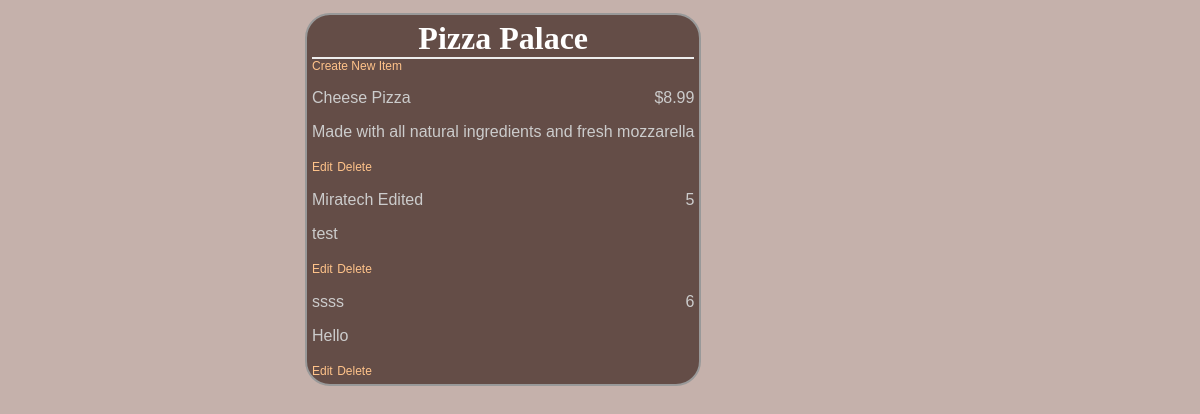
/restaurant/6/menu, run on an earlier commit of the app's database.
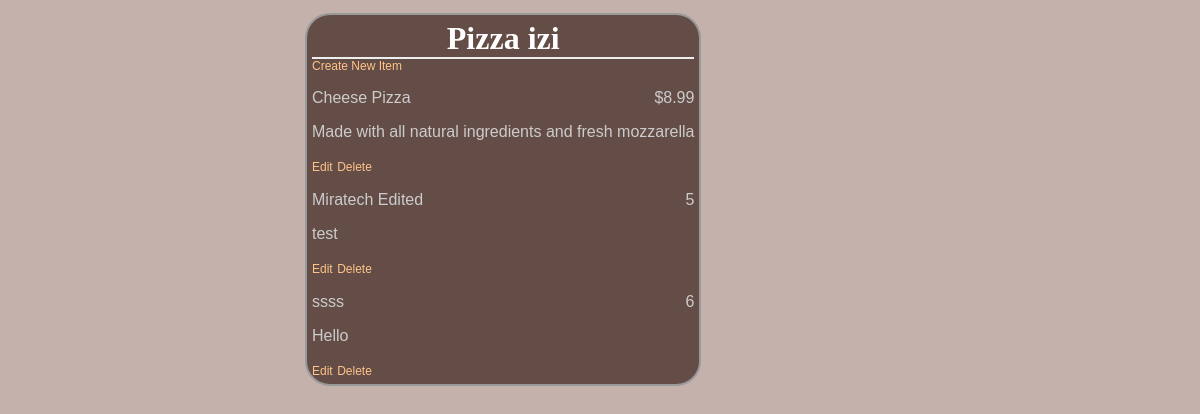
And on a later commit of the database.
### database_setup.py (models this page shows, shortened)
class Restaurant(Base):
    __tablename__ = 'restaurant'
    name = Column(String(80), nullable=False)
    id = Column(Integer, primary_key=True)

### finalProject.py (the view)
@app.route('/restaurant/<int:restaurant_id>/')
@app.route('/restaurant/<int:restaurant_id>/menu')
def showMenu(restaurant_id):
    restaurant = session.query(Restaurant).filter_by(
        id=restaurant_id).first()
    items = session.query(MenuItem).filter_by(restaurant_id=restaurant_id)
    return render_template("menu.html", restaurant=restaurant, items=items)

### templates/menu.html (shortened to what this page needs)
<html>
<head>
	<link rel=stylesheet type=text/css href="{{ url_for('static', filename='styles.css') }}">
	</head>
	<body>
	<div class = 'pane'>
		<div class = 'header'>
		<h1>{{ restaurant.name }}</h1>
	</div>
	<a href = '{{url_for('newMenuItem', restaurant_id = restaurant.id) }}'>Create New Item</a>
		{% for i in items %}
    <div class = 'nameAndPrice'>
		<span class = 'name'><p>{{i.name}}</p></span>
		<span class = 'price'>
		<p>{{i.price}} </p>
	</span>
	</div>
	<div class = 'description'>
		<p>{{i.description}}</p>
	</div>
	<div class = "editdeletepane">
	<a href='{{url_for('editMenuItem',restaurant_id = restaurant.id, menu_id=i.id)}}' >Edit</a>
	<a href='{{url_for('deleteMenuItem', restaurant_id = restaurant.id, menu_id=i.id)}}' >
	Delete</a>
	</div>
		{% endfor %}
</div>
	</body>
</html>

What changed in the data, as far as the page shows it:
changed Restaurant: name "Pizza Palace" → "Pizza izi"
